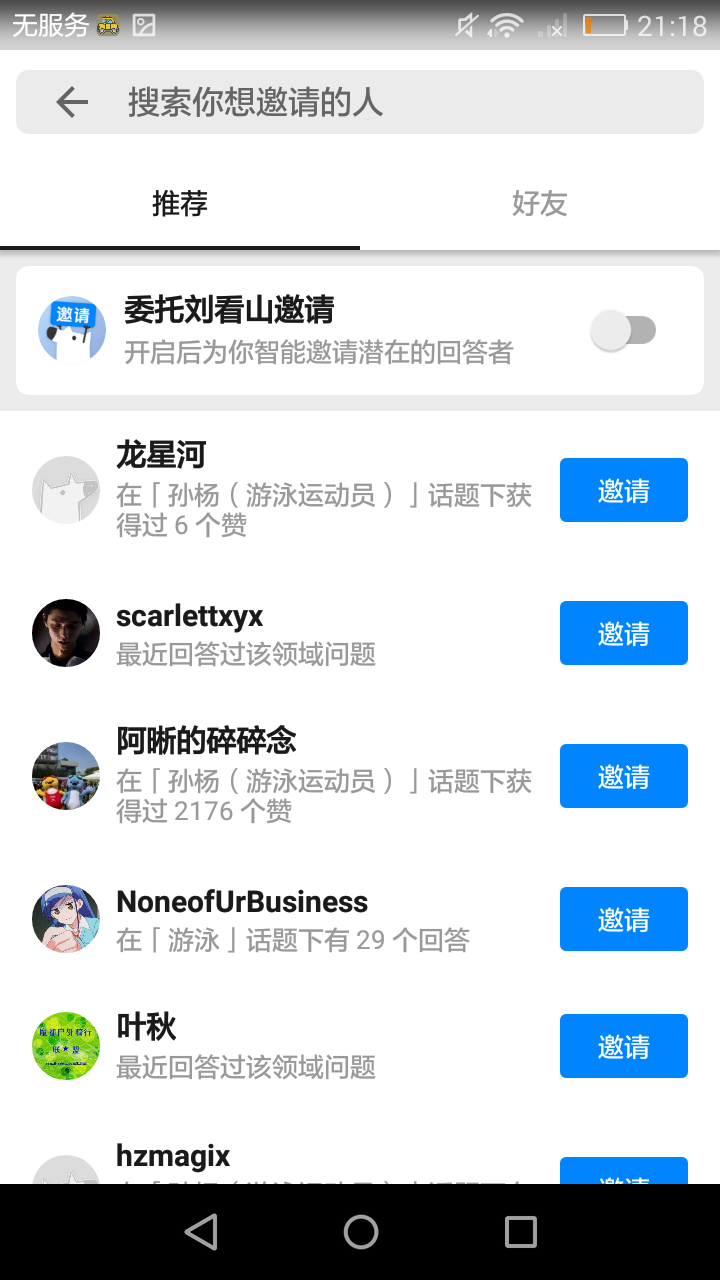
#> input picture OpenCV/RectanglePractice/pictures/d.png, 720 x 1280 px, found by its file name
$ python contours.py
#> lines starting #> are read from the running program, lines starting #| are printed output that depends on the picture; after the words box and inside, x2 and y2 are one past the last pixel; in counts of white or black regions, pixels touching at a corner belong together
#!/usr/bin/env python
# -*- coding: utf-8 -*-
"""
@Author: Wang Yan
@ide: PyCharm
@Time : 2019/10/8 20:26
"""
import base64
import json
# 防止https证书校验不正确
import ssl
from urllib.error import URLError
from urllib.parse import urlencode
from urllib.request import Request
from urllib.request import urlopen

import cv2
import numpy

ssl._create_default_https_context = ssl._create_unverified_context
API_KEY = 's13NO7yPOIdwRQnt9r3MswSc'
SECRET_KEY = 'xUzLHmkfAXMRGGOAe9FG7vG2ULNmzQbm'
OCR_URL = "https://aip.baidubce.com/rest/2.0/ocr/v1/accurate_basic"
TOKEN_URL = 'https://aip.baidubce.com/oauth/2.0/token'

def fetch_token():
    params = {'grant_type': 'client_credentials',
              'client_id': API_KEY,
              'client_secret': SECRET_KEY}
    post_data = urlencode(params)
    post_data = post_data.encode('utf-8')
    req = Request(TOKEN_URL, post_data)
    try:
        f = urlopen(req, timeout=5)
        result_str = f.read()
    except URLError as err:
        print(err)
    result_str = result_str.decode()
    result_ = json.loads(result_str)
    if 'access_token' in result_.keys() and 'scope' in result_.keys():
        if not 'brain_all_scope' in result_['scope'].split(' '):
            print('please ensure has checked the ability')
            exit()
        return result_['access_token']
    else:
        print('please overwrite the correct API_KEY and SECRET_KEY')
        exit()


# [22 lines left out: functions read_file, request, not called in this run]

def get_text_by_ocr(image_):
    # 根据cv2.imread()读取到的图片进行文字OCR识别
    # 获取access token
    token = fetch_token()
    # 拼接通用文字识别高精度url
    image_url = OCR_URL + "?access_token=" + token
    text = ""
    image = cv2.imencode('.png', image_)[1]
    result = request(image_url, urlencode({'image': base64.b64encode(image)}))
    # 解析返回结果
    result_json = json.loads(result)
    for words_result in result_json["words_result"]:
        text = text + words_result["words"]
    # 打印文字
    print(text)
if __name__ == '__main__':
    img = cv2.imread('d.png')
#> img is the input picture: shape (1280, 720, 3); mean B, G, R 220.8, 215.7, 209.5
    thresh = cv2.Canny(img, 40, 70)
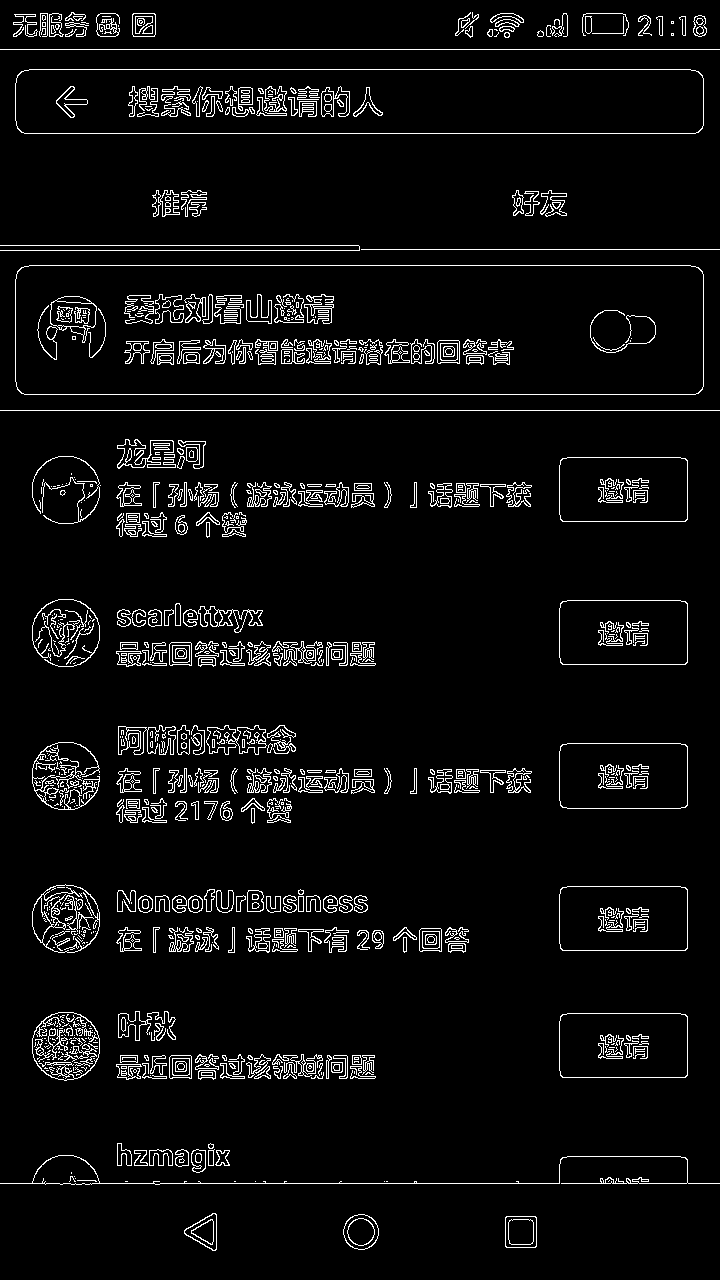
#> thresh: shape (1280, 720); 5.2% white in thin lines or dots
    thresh = cv2.morphologyEx(thresh, cv2.MORPH_CLOSE, numpy.ones((5, 5), numpy.uint8))
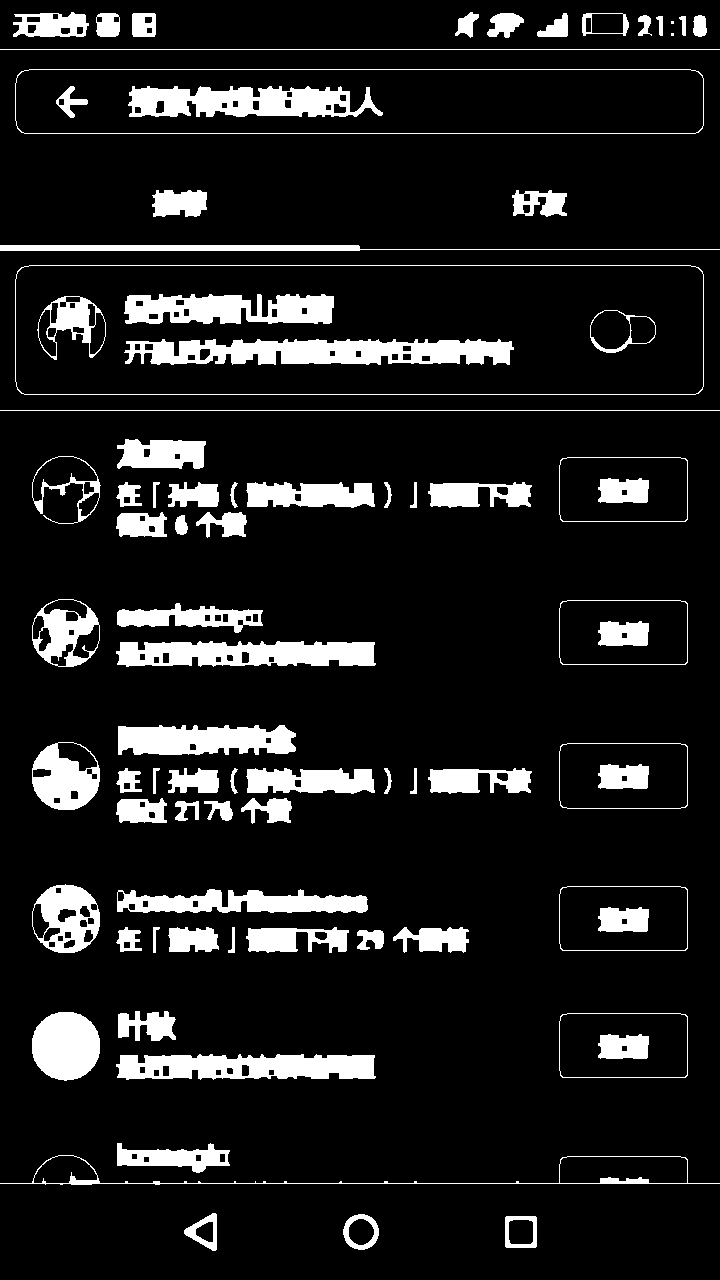
#> thresh: shape (1280, 720); 11.3% white; 83 white regions (2 under 20 px)
    contours, hierarchy = cv2.findContours(thresh, cv2.RETR_EXTERNAL, cv2.CHAIN_APPROX_SIMPLE)
#> contours = 72 contours, 4 with area under 20; largest, box (x1, y1, x2, y2) and area: (15, 265, 704, 395) 88613, (15, 69, 704, 134) 43893, (559, 743, 688, 809) 8271, (559, 1013, 688, 1078) 8157, (559, 886, 688, 951) 8157
    del_index = []
    new_list = []
    for i, count in zip(contours, range(len(contours))):
        if cv2.contourArea(i) < img.size * 0.004:
            del_index.append(count)
#> this loop made 72 passes
#> i on passes 53, 59, 60: [[0, 410], [719, 410]], [[0, 49], [719, 49]], [[671, 33], [671, 35], [673, 35], [673, 33]]
#> after the loop, del_index = 70 values from 0 to 71
    for i in range(len(contours)):
        if i not in del_index:
            new_list.append(contours[i])
#> this loop made 72 passes
#> after the loop, new_list = 2 contours; box (x1, y1, x2, y2) and area: (15, 265, 704, 395) 88613, (15, 69, 704, 134) 43893
    lines_list = new_list
#> lines_list has the same summary as new_list
    for i in range(0, len(lines_list)):
        cn = lines_list[i]
        x, y, w, h = cv2.boundingRect(cn)
        region = img[y:y+h, x:x+w]
        cv2.imshow("region", region)
#> (the run stopped early here; a loop or call above may not have finished)

$ run again, with OpenCV/RectanglePractice/pictures/b.png copied over OpenCV/RectanglePractice/pictures/d.png
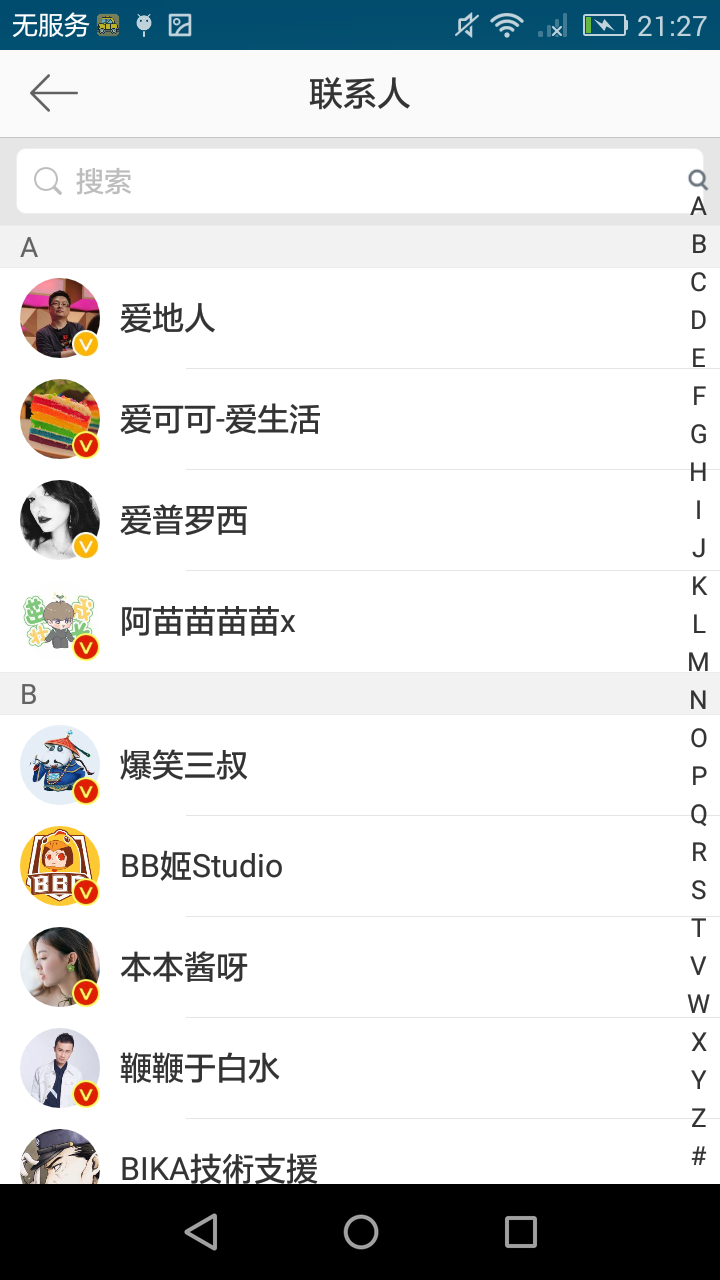
#> input picture OpenCV/RectanglePractice/pictures/b.png, 720 x 1280 px, found by its file name
#> img is the input picture: shape (1280, 720, 3); mean B, G, R 218, 217.8, 216.5
#> `thresh = cv2.morphologyEx(thresh, cv2.MORPH_CLOSE, numpy.ones((5, 5), ..`:
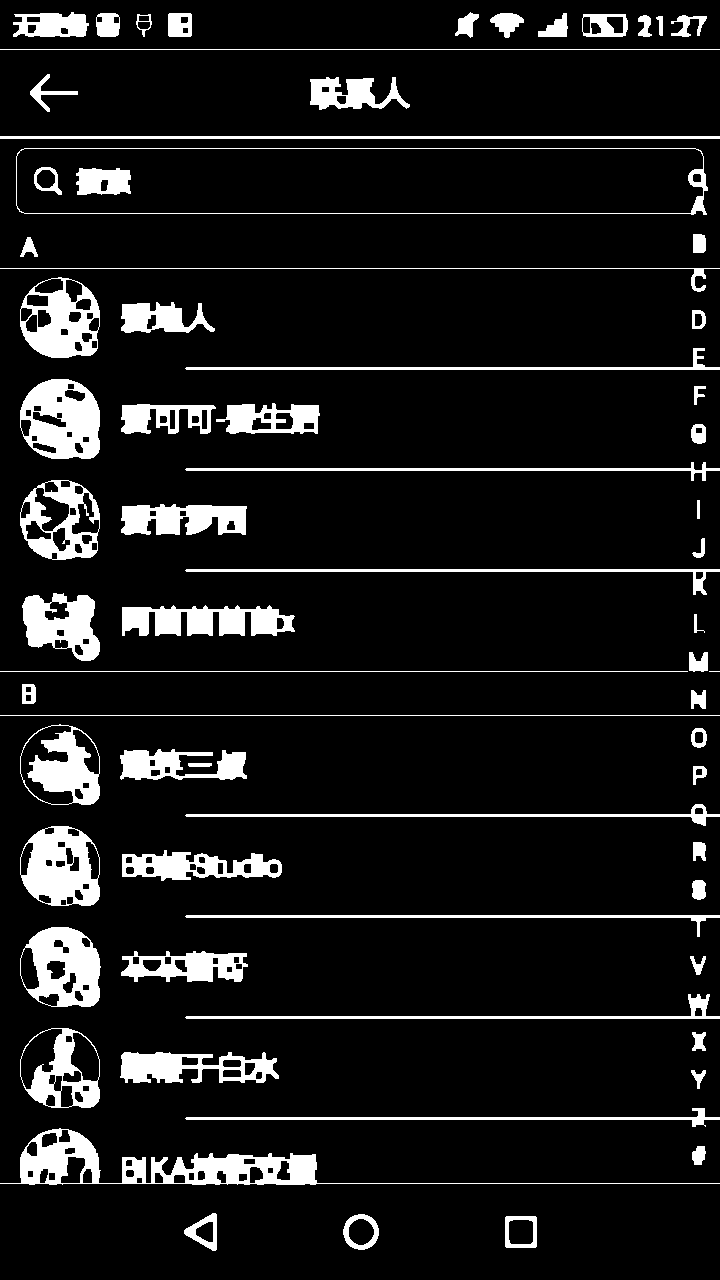
#> thresh: shape (1280, 720); 9.9% white; 70 white regions (1 under 20 px)
#> contours = 68 contours, 4 with area under 20; largest, box (x1, y1, x2, y2) and area: (16, 148, 708, 215) 44622, (0, 1128, 720, 1185) 8354, (20, 724, 100, 805) 5278, (20, 826, 100, 906) 5274, (20, 379, 100, 459) 5270
#> the loop `for i, count in zip(contours, range(len(contours))):` made 68 passes
#> i on passes 26, 29, 30, 38, 54, 57: [[0, 715], [719, 715]], [[709, 671], [719, 671]], [[0, 671], [687, 671]], [[697, 500], [697, 518], [699, 518], [699, 500]], [[0, 136], [0, 138], [719, 138], [719, 136]], [[0, 49], [719, 49]]
#> after the loop `for i, count in zip(contours, range(len(contours))):`: del_index = 67 values from 0 to 67
#> the loop `for i in range(len(contours)):` made 68 passes
#> after the loop `for i in range(len(contours)):`: new_list = 1 contour; box (x1, y1, x2, y2) and area: (16, 148, 708, 215) 44622
#> lines_list has the same summary as new_list
